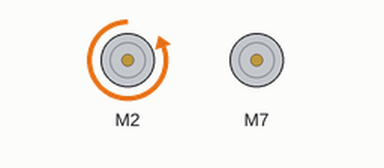
Recording of a sketch running on a simulated Arduino Uno, built with avr-gcc and run on an emulated ATmega328P. Shown: 2 × DC motor (green arrow = forward, orange = backward, longer = faster).

Above: at 0.5 s.
At 3.5 s:
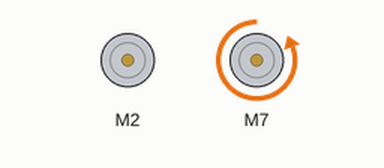
At 7.5 s:
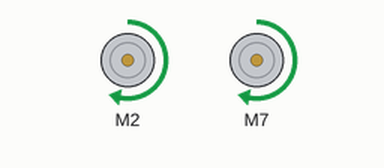
At 14.5 s:
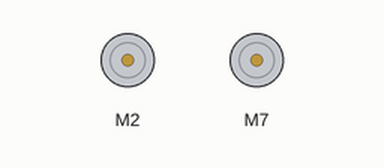
Timing chart, 0 to 15.6 s (numbered marks = the images above):
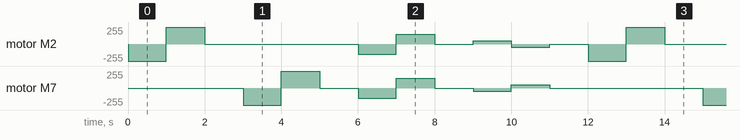

Measured:
- by itself, motor M2: repeats every 12.0 s: forward 255/255 1.0 s, stopped 4.0 s, backward 150/255 1.0 s, forward 150/255 1.0 s, stopped 1.0 s, forward 50/255 1.0 s, backward 50/255 1.0 s, stopped 1.0 s, backward 255/255 1.0 s
- by itself, motor M7: repeats every 12.0 s: forward 255/255 1.0 s, stopped 1.0 s, backward 150/255 1.0 s, forward 150/255 1.0 s, stopped 1.0 s, backward 50/255 1.0 s, forward 50/255 1.0 s, stopped 4.0 s, backward 255/255 1.0 s

The sketch:

BoxBotCommandLibrary.ino
```cpp
/******************************************************************
RedBox_Command_Library
Using TB6612FNG H-Bridge Motor Driver
Kris @ Young Makers Lab
1/22/17
https://github.com/sparkfun/SparkFun_TB6612FNG_Arduino_Library

Uses 2 motors to show examples of the functions in the library.  This
causes a robot to do a little 'jig'.  Each movement has an equal and
opposite movement so assuming your motors are balanced the bot should
end up at the same place it started.

Resources:
TB6612 SparkFun Library
*****************************************************************/

// This is the library for the TB6612 that contains the class Motor and all the
// functions
#include <SparkFun_TB6612.h>

// Pins for all inputs, keep in mind the PWM defines must be on PWM pins
// the default pins listed are the ones used on the Redbot (ROB-12097) with
// the exception of STBY which the Redbot controls with a physical switch
#define AIN1 2
#define BIN1 7
#define AIN2 4
#define BIN2 5
#define PWMA 10
#define PWMB 6
#define STBY 9

// these constants are used to allow you to make your motor configuration
// line up with function names like forward.  Value can be 1 or -1
const int offsetA = -1;
const int offsetB = -1;

// Initializing motors.  The library will allow you to initialize as many
// motors as you have memory for.  If you are using functions like forward
// that take 2 motors as arguements you can either write new functions or
// call the function more than once.
Motor motor1 = Motor(AIN1, AIN2, PWMA, offsetA, STBY);
Motor motor2 = Motor(BIN1, BIN2, PWMB, offsetB, STBY);

void setup()
{
 //Nothing here
}


void loop()
{
   //Use of the drive function which takes as arguements the speed
   //and optional duration.  A negative speed will cause it to go
   //backwards.  Speed can be from -255 to 255.  Also use of the
   //brake function which takes no arguements.
   motor1.drive(255,1000);
   motor1.drive(-255,1000);
   motor1.brake();
   delay(1000);

   //Use of the drive function which takes as arguements the speed
   //and optional duration.  A negative speed will cause it to go
   //backwards.  Speed can be from -255 to 255.  Also use of the
   //brake function which takes no arguements.
   motor2.drive(255,1000);
   motor2.drive(-255,1000);
   motor2.brake();
   delay(1000);

   //Use of the forward function, which takes as arguements two motors
   //and optionally a speed.  If a negative number is used for speed
   //it will go backwards
   forward(motor1, motor2, 150);
   delay(1000);

   //Use of the back function, which takes as arguments two motors
   //and optionally a speed.  Either a positive number or a negative
   //number for speed will cause it to go backwards
   back(motor1, motor2, -150);
   delay(1000);

   //Use of the brake function which takes as arguments two motors.
   //Note that functions do not stop motors on their own.
   brake(motor1, motor2);
   delay(1000);

   //Use of the left and right functions which take as arguements two
   //motors and a speed.  This function turns both motors to move in
   //the appropriate direction.  For turning a single motor use drive.
   left(motor1, motor2, 100);
   delay(1000);
   right(motor1, motor2, 100);
   delay(1000);

   //Use of brake again.
   brake(motor1, motor2);
   delay(1000);

}
```
